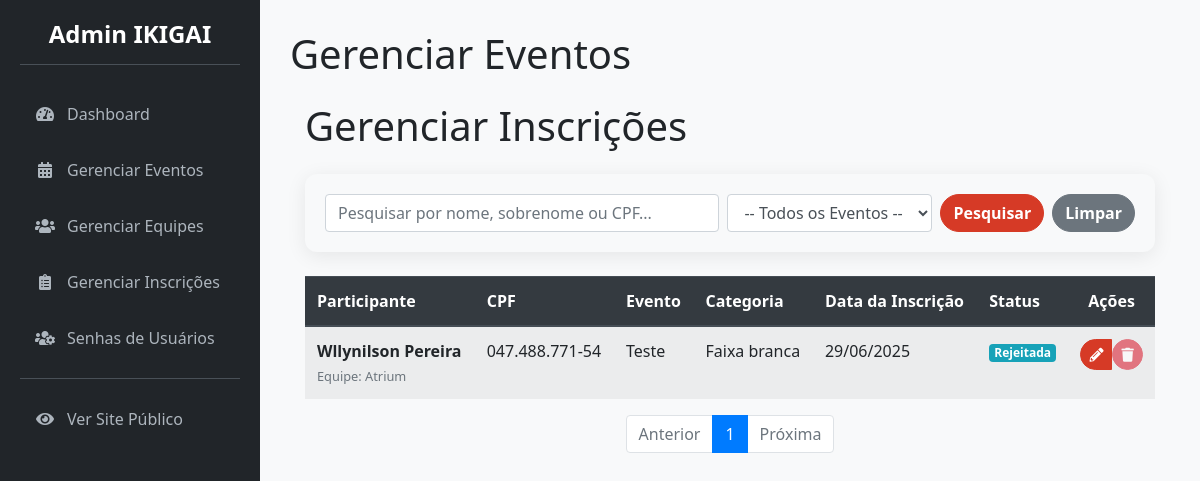
The app's page /admin/gerenciar_inscricoes (signed in) with its own data.
### app/models.py (models this page shows, shortened)
class Inscricao(db.Model):
    __tablename__ = 'inscricoes'
    id = db.Column(db.Integer, primary_key=True)
    data_inscricao = db.Column(db.DateTime, default=datetime.utcnow)
    status = db.Column(db.String(20), nullable=False, default='Pendente')
    participante_id = db.Column(db.Integer, db.ForeignKey('participantes.id'), nullable=False)
    categoria_id = db.Column(db.Integer, db.ForeignKey('categorias.id'), nullable=False)
    registrado_por_user_id = db.Column(db.Integer, db.ForeignKey('users.id'), nullable=False)
    pagamento = db.relationship('Pagamento', backref='inscricao', uselist=False, cascade="all, delete-orphan")
    __table_args__ = (db.UniqueConstraint('participante_id', 'categoria_id', name='uq_participante_categoria'),)

class Participante(db.Model):
    __tablename__ = 'participantes'
    id = db.Column(db.Integer, primary_key=True)
    nome_completo = db.Column(db.String(150), nullable=False)
    data_nascimento = db.Column(db.Date, nullable=True)
    cpf = db.Column(db.String(14), unique=True, nullable=False)
    telefone = db.Column(db.String(20))
    graduacao = db.Column(db.String(50))
    peso = db.Column(db.Float)
    user_id = db.Column(db.Integer, db.ForeignKey('users.id'), nullable=True, unique=True)
    equipe_id = db.Column(db.Integer, db.ForeignKey('equipes.id'), nullable=False)
    inscricoes = db.relationship('Inscricao', backref='participante', lazy='dynamic')

class Equipe(db.Model):
    __tablename__ = 'equipes'
    id = db.Column(db.Integer, primary_key=True)
    nome_equipe = db.Column(db.String(100), nullable=False, unique=True)
    professor_responsavel = db.Column(db.String(100))
    membros = db.relationship('User', secondary=membros_equipe, backref=db.backref('equipes', lazy='dynamic'),
                              lazy='dynamic')
    participantes = db.relationship('Participante', backref='equipe', lazy='dynamic')

class Evento(db.Model):
    __tablename__ = 'eventos'
    id = db.Column(db.Integer, primary_key=True)
    nome_evento = db.Column(db.String(200), nullable=False)
    data_hora_evento = db.Column(db.DateTime, nullable=False)
    palestrante = db.Column(db.String(100))
    imagem_palestrante = db.Column(db.String(300))
    descricao = db.Column(db.Text)
    local_evento = db.Column(db.String(200))
    preco = db.Column(db.Float, default=0.0)
    numero_vagas = db.Column(db.Integer, nullable=False)
    pix_copia_e_cola = db.Column(db.Text)
    categorias = db.relationship('Categoria', backref='evento', lazy='dynamic', cascade="all, delete-orphan")

class Categoria(db.Model):
    __tablename__ = 'categorias'
    id = db.Column(db.Integer, primary_key=True)
    nome = db.Column(db.String(100), nullable=False)
    evento_id = db.Column(db.Integer, db.ForeignKey('eventos.id'), nullable=False)
    inscricoes = db.relationship('Inscricao', backref='categoria', lazy='dynamic')
    lutas = db.relationship('Luta', backref='categoria', lazy='dynamic')

### app/admin/routes.py (the view, shortened to what this page needs)
@bp.route('/gerenciar_inscricoes')
@admin_required
def gerenciar_inscricoes():
    page = request.args.get('page', 1, type=int)
    termo_pesquisa = request.args.get('q')
    evento_filtro_id = request.args.get('evento_id')
    query = Inscricao.query.options(
        joinedload(Inscricao.participante).joinedload(Participante.equipe),
        joinedload(Inscricao.categoria).joinedload(Categoria.evento)
    )
    if evento_filtro_id:
        query = query.join(Inscricao.categoria).filter(Categoria.evento_id == evento_filtro_id)
    inscricoes_paginadas = query.order_by(Inscricao.data_inscricao.desc()).paginate(
        page=page, per_page=10, error_out=False
    )
    eventos_para_filtro = Evento.query.order_by(Evento.nome_evento).all()
    return render_template('admin/admin_gerenciar_inscricoes.html',
                           inscricoes_paginadas=inscricoes_paginadas,
                           eventos_para_filtro=eventos_para_filtro,
                           titulo='Gerenciar Inscrições')

### app/__init__.py (called while the page is built)
@login_manager.user_loader
def load_user(user_id):
    return models.User.query.get(int(user_id))

### app/admin/routes.py (called while the page is built)
@bp.before_request
def before_request_handler():
    if current_app.config.get('DEBUG') and not current_user.is_authenticated:
        user = User.query.first()
        if user:
            login_user(user)

### app/templates/admin/admin_gerenciar_inscricoes.html (shortened to what this page needs)
{% extends 'admin/admin_base.html' %}
{% block page_title %}Gerenciar Eventos{% endblock %}
{% block content %}
    <div class="container">
        <h1 class="mt-4 mb-4">{{ titulo }}</h1>
        <div class="card bg-light mb-4">
            <div class="card-body">
                <form method="GET" action="{{ url_for('admin.gerenciar_inscricoes') }}" class="form-inline">
                    <div class="form-group mr-2 flex-grow-1">
                        <input type="text" class="form-control w-100" id="q" name="q"
                               placeholder="Pesquisar por nome, sobrenome ou CPF..."
                               value="{{ request.args.get('q', '') }}">
                    </div>
                    <div class="form-group mr-2">
                        <select class="form-control" name="evento_id" id="evento_id">
                            <option value="">-- Todos os Eventos --</option>
                        </select>
                    </div>
                    <button type="submit" class="btn btn-primary mr-2">Pesquisar</button>
                    <a href="{{ url_for('admin.gerenciar_inscricoes') }}" class="btn btn-secondary">Limpar</a>
                </form>
            </div>
        </div>
        <div class="table-responsive">
            <table class="table table-striped table-hover">
                <thead class="thead-dark">
                <tr>
                    <th>Participante</th>
                    <th>CPF</th>
                    <th>Evento</th>
                    <th>Categoria</th>
                    <th>Data da Inscrição</th>
                    <th>Status</th>
                    <th class="text-center">Ações</th>
                </tr>
                </thead>
                <tbody>
                {% if inscricoes_paginadas.items %}
                    {% for inscricao in inscricoes_paginadas.items %}
                        <tr>
                            <td>
                                <strong>{{ inscricao.participante.nome_completo }}</strong><br>
                                <small class="text-muted">Equipe: {{ inscricao.participante.equipe.nome_equipe }}</small>
                            </td>
                            <td>{{ inscricao.participante.cpf }}</td>
                            <td>{{ inscricao.categoria.evento.nome_evento }}</td>
                            <td>{{ inscricao.categoria.nome }}</td>
                            <td>{{ inscricao.data_inscricao.strftime('%d/%m/%Y') }}</td>
                            <td class="text-center status-cell">
                                {% if inscricao.status == 'Pendente' %}
                                    <span class="badge badge-warning">Pendente</span>
                                {% elif inscricao.status == 'Aprovado' %}
                                    <span class="badge badge-success">Aprovado</span>
                                {% elif inscricao.status == 'Rejeitado' %}
                                    <span class="badge badge-secondary">Rejeitado</span>
                                {% elif inscricao.status == 'Cancelado' %}
                                    <span class="badge badge-danger">Cancelado</span>
                                {% else %}
                                    <span class="badge badge-info">{{ inscricao.status }}</span>
                                {% endif %}
                            </td>
                            <td class="text-center">
                                <div class="btn-group" role="group">
                                    <a href="{{ url_for('admin.editar_inscricao', inscricao_id=inscricao.id) }}" class="btn btn-primary btn-sm" title="Editar Inscrição"><i class="fas fa-pencil-alt"></i></a>
                                    <form class="d-inline" data-action="cancel-form" action="#" method="post">
                                        <button type="submit" class="btn btn-danger btn-sm disabled"
                                                title="Excluir Inscrição"><i class="fas fa-trash"></i></button>
                                    </form>
                                </div>
                            </td>
                        </tr>
                    {% endfor %}
                {% else %}
                    <tr>
                        <td colspan="7" class="text-center">Nenhuma inscrição encontrada.</td>
                    </tr>
                {% endif %}
                </tbody>
            </table>
        </div>
        <nav aria-label="Navegação das Inscrições">
            <ul class="pagination justify-content-center">
                <li class="page-item {% if not inscricoes_paginadas.has_prev %}disabled{% endif %}">
                    <a class="page-link"
                       href="{{ url_for('admin.gerenciar_inscricoes', page=inscricoes_paginadas.prev_num, q=request.args.get('q'), evento_id=request.args.get('evento_id')) }}">Anterior</a>
                </li>
                {% for page_num in inscricoes_paginadas.iter_pages(left_edge=1, right_edge=1, left_current=1, right_current=2) %}
                    {% if page_num %}
                        {% if inscricoes_paginadas.page == page_num %}
                            <li class="page-item active"><a class="page-link" href="#">{{ page_num }}</a></li>
                        {% else %}
                            <li class="page-item"><a class="page-link"
                                                     href="{{ url_for('admin.gerenciar_inscricoes', page=page_num, q=request.args.get('q'), evento_id=request.args.get('evento_id')) }}">{{ page_num }}</a>
                            </li>
                        {% endif %}
                    {% else %}
                        <li class="page-item disabled"><span class="page-link">...</span></li>
                    {% endif %}
                {% endfor %}
                <li class="page-item {% if not inscricoes_paginadas.has_next %}disabled{% endif %}">
                    <a class="page-link"
                       href="{{ url_for('admin.gerenciar_inscricoes', page=inscricoes_paginadas.next_num, q=request.args.get('q'), evento_id=request.args.get('evento_id')) }}">Próxima</a>
                </li>
            </ul>
        </nav>
    </div>
{% endblock %}

### app/static/css/admin_styles.css (style rules this page uses)
:root { --primary-red: rgb(214, 58, 38); --dark-red: rgb(180, 45, 28); --admin-bg: #f8f9fa; --sidebar-bg: #212529; --sidebar-link-color: #adb5bd; --sidebar-link-hover-color: #fff; --shadow: 0 4px 20px rgba(0, 0, 0, 0.08); --border-radius: 12px; --font-family: 'Segoe UI', Tahoma, Geneva, Verdana, sans-serif; }
body { background-color: var(--admin-bg); font-family: var(--font-family); }
.card { border-radius: var(--border-radius); border: none; box-shadow: var(--shadow); }
.btn { border-radius: 25px; font-weight: 600; }
.btn-primary { background-color: var(--primary-red); border-color: var(--primary-red); }

### records on screen
Inscricao: participante.nome_completo "Wllynilson Pereira", participante.equipe.nome_equipe "Atrium", participante.cpf "047.488.771-54", categoria.evento.nome_evento "Teste", categoria.nome "Faixa branca", data_inscricao "29/06/2025", status "Rejeitada"

### other values on screen
{{ titulo }} "Gerenciar Inscrições"
{{ page_num }} "1"
